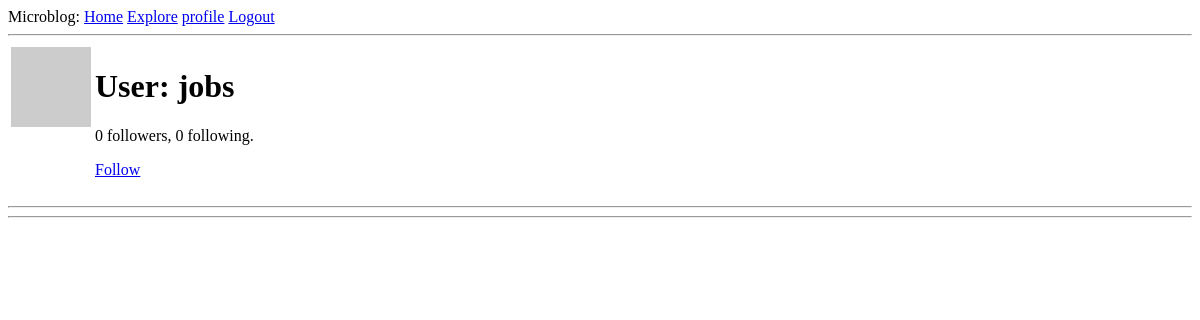
/user/jobs (signed in), run on an earlier commit of the app's database.
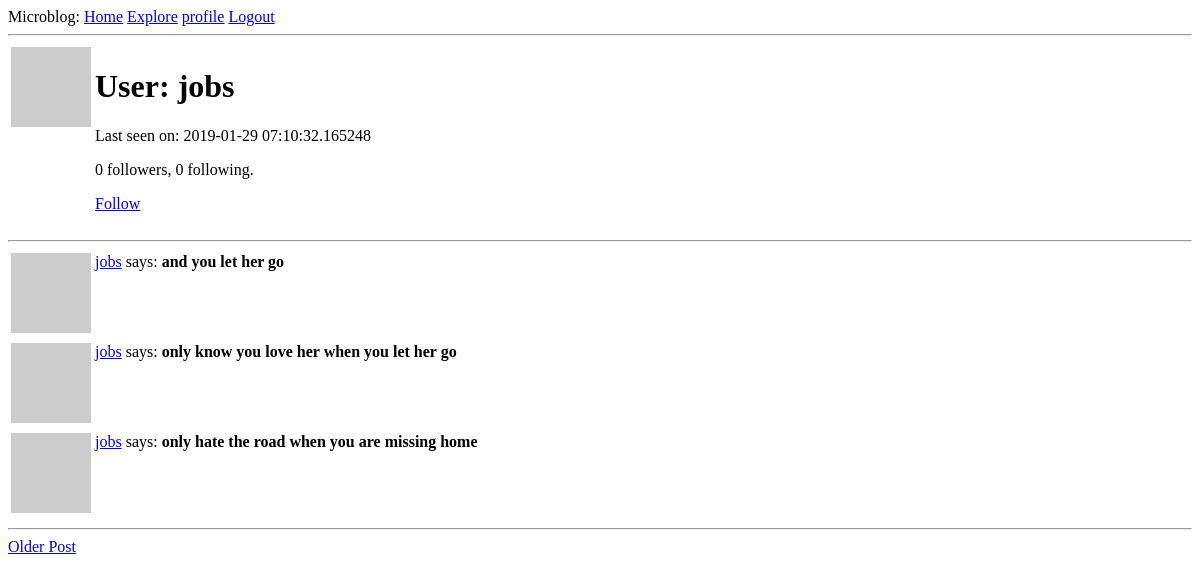
And on a later commit of the database.
### app/models.py (models this page shows, shortened)
class User(UserMixin, db.Model):
    id = db.Column(db.Integer, autoincrement=True, primary_key=True)
    username = db.Column(db.String(64), index=True, unique=True)
    email = db.Column(db.String(120), index=True, unique=True)
    password_hash = db.Column(db.String(128))
    about_me = db.Column(db.String(140))
    last_seen = db.Column(db.DateTime, default=datetime.utcnow)
    posts = db.relationship('Post', backref='author', lazy='dynamic')
    followed = db.relationship('User',
                               secondary=followers,
                               primaryjoin=(followers.c.follower_id == id),
                               secondaryjoin=(followers.c.followed_id == id),
                               backref=db.backref('followers', lazy='dynamic'),
                               lazy='dynamic')
    def avatar(self, size):
        digest = md5(self.email.lower().encode('utf-8')).hexdigest()
        return 'https://www.gravatar.com/avatar/{}?d=identicon&s={}'.format(digest, size)
    def is_following(self, user):
        return self.followed.filter(followers.c.followed_id == user.id).count() > 0

class Post(db.Model):
    id = db.Column(db.Integer, autoincrement=True, primary_key=True)
    body = db.Column(db.String(140))
    timestamp = db.Column(db.DateTime, index=True, default=datetime.utcnow)
    user_id = db.Column(db.Integer, db.ForeignKey('user.id'))

### app/routes.py (the view)
@app.route('/user/<username>', methods=['GET'])
@login_required
def user(username):
    page = request.args.get('page', default=1, type=int)
    user = User.query.filter_by(username=username).first_or_404()
    posts = (user.posts
             .order_by(Post.timestamp.desc())
             .paginate(page, app.config['POSTS_PER_PAGE'], False))
    next_url = url_for('user', username=user.username, page=posts.next_num) if posts.has_next else None
    prev_url = url_for('user', username=user.username, page=posts.prev_num) if posts.has_prev else None
    return render_template('user.html', title='User', user=user,
                           posts=posts.items, next_url=next_url, prev_url=prev_url)

### app/models.py (called while the page is built)
@login.user_loader
def load_user(uid):
    return User.query.get(int(uid))

### app/routes.py (called while the page is built)
@app.before_request
def before_request():
    if current_user.is_authenticated:
        current_user.last_seen = datetime.utcnow()
        db.session.commit()

### app/templates/user.html (shortened to what this page needs)
{% extends "base.html" %}
{% block content %}
<table>
    <tr valign="top">
        <td><img src="{{ user.avatar(128) }}"></td>
        <td>
            <h1>User: {{ user.username }}</h1>
            {% if user.last_seen %}<p>Last seen on: {{ user.last_seen }}</p>{% endif %}
            <p>{{ user.followers.count() }} followers, {{ user.followed.count() }} following.</p>
            {% if user==current_user %}<a href="{{ url_for('edit_profile') }}">edit profile</a>
            {% elif current_user.is_following(user) %}
            <p>
                <a href="{{ url_for('unfollow', username=user.username) }}">
                    UnFollow
                </a>
            </p>
            {% else %}
            <p>
                <a href="{{ url_for('follow', username=user.username) }}">
                    Follow
                </a>
            </p>
            {% endif %}
        </td>
    </tr>
</table>
<hr>
{% for post in posts %}
{% include "_post.html" %}
{% endfor %}
<hr>
{% if next_url %}
<a href="{{ next_url }}">Older Post</a>
{% endif %}
{% endblock %}

### app/templates/base.html (shortened to what this page needs)
<!DOCTYPE html>
<html lang="en">
<head>
</head>
<body>
<div>Microblog:
    <a href="{{ url_for('index') }}">Home</a>
    <a href="{{ url_for('explore') }}">Explore</a>
    {% if current_user.is_anonymous %}
    <a href="{{ url_for('login') }}">Login</a>
    {% else %}
    <a href="{{ url_for('user', username=current_user.username) }}">profile</a>
    <a href="{{ url_for('logout') }}">Logout</a>
    {% endif %}
</div>
    <hr>
    {% block content %}{% endblock %}
</body>
</html>

### app/templates/_post.html
<table>
    <tr valign="top">
        <td><img src="{{ post.author.avatar(36) }}"></td>
        <td><a href="{{ url_for('user', username=post.author.username) }}">{{ post.author.username }}</a> says: <b>{{ post.body }}</b></td>
    </tr>
</table>

What changed in the data, as far as the page shows it:
changed User "jobs": last_seen (not shown) → "2019-01-29 07:10:32.165248"
added Post: author.username "jobs", body "and you let her go"
added Post: author.username "jobs", body "only know you love her when you let her go"
added Post: author.username "jobs", body "only hate the road when you are missing home"
Also different on the page:
text now shown: "Last seen on: Older Post"
